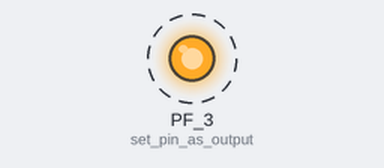
Bench run of a program on a simulated TI Tiva C LaunchPad. On the bench: output pins drawn as LEDs (lit = HIGH). Dashed ring = blinking.

Above: at 0.5 s.
Timing chart, 0 to 4.6 s (numbered marks = the images above):
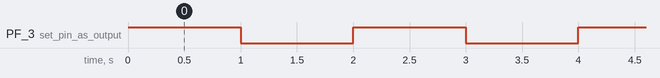

Measured:
- by itself, PF_3 (set_pin_as_output): alternates HIGH for 1.0 s and LOW for 1.0 s

The program:

main.cpp
```cpp
#include <Energia.h>

void setup()
{
  pinMode(GREEN_LED, OUTPUT);     // set pin as output
}

void loop()
{
  digitalWrite(GREEN_LED, HIGH);  // set the LED on
  delay(1000);                  // wait for a second
  digitalWrite(GREEN_LED, LOW);   // set the LED off
  delay(1000);                  // wait for a second
}
```
